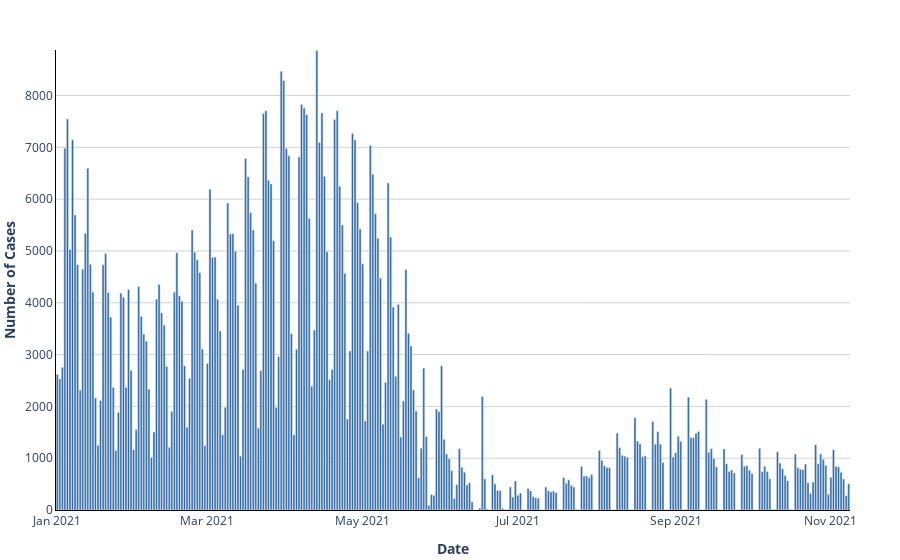

The notebook cell saved with this chart:
### Code cell
## BOX 7 - Adjust your layout
# figure layout
fig = go.Figure(data=trace1) #data = the info about the plot (above)
fig.update_layout(
    plot_bgcolor="white", font=dict(size=12), margin=dict(l=0, r=50, t=50, b=50)
) #the background colour, font size, and size of margins around the graph 
# modify x-axis
fig.update_xaxes(
    title="<b>Date</b>", #x-axis title 
    showgrid=True, #NOTICE - show grid does nothing unless you set a gridcolour (see y-axis below!)
    linecolor="black", #this colour refers only to the line at the axis
    # set start point of x-axis
    tick0="2021-01-01",
)
# modify y-axis
fig.update_yaxes(
    title="<b>Number of Cases</b>",
    showgrid=True,
    gridcolor="lightgrey",
    linecolor="black",
    # change range to envelope the appropriate range
    range=[0, max(cases_2021["Total_infected"] + 10)],
    # The above is the maximum number of Swedish cases +10
    # Nice to set a bit higher than the maximum so that it doesnt look 'cut off'
)
fig.show() # This will show the figure here for you

### Figure 1 — Plotly figure (JSON) as saved in the notebook; plotly's stock layout.template omitted (floating-point values rounded to 4 significant figures; data arrays with more than 128 entries replaced by an {"elided": "..."} marker saying what was removed)
{"data": [{"hovertemplate": "Date: %{x}<br>Cases: %{y}", "marker": {"color": "rgb(46,104,165)"}, "name": "Cases in Sweden", "type": "bar", "x": {"elided": "312 str values"}, "y": {"elided": "312 int values"}}], "layout": {"font": {"size": 12}, "margin": {"b": 50, "l": 0, "r": 50, "t": 50}, "plot_bgcolor": "white", "xaxis": {"linecolor": "black", "showgrid": true, "tick0": "2021-01-01", "title": {"text": "<b>Date</b>"}}, "yaxis": {"gridcolor": "lightgrey", "linecolor": "black", "range": [0, 8879], "showgrid": true, "title": {"text": "<b>Number of Cases</b>"}}}}
